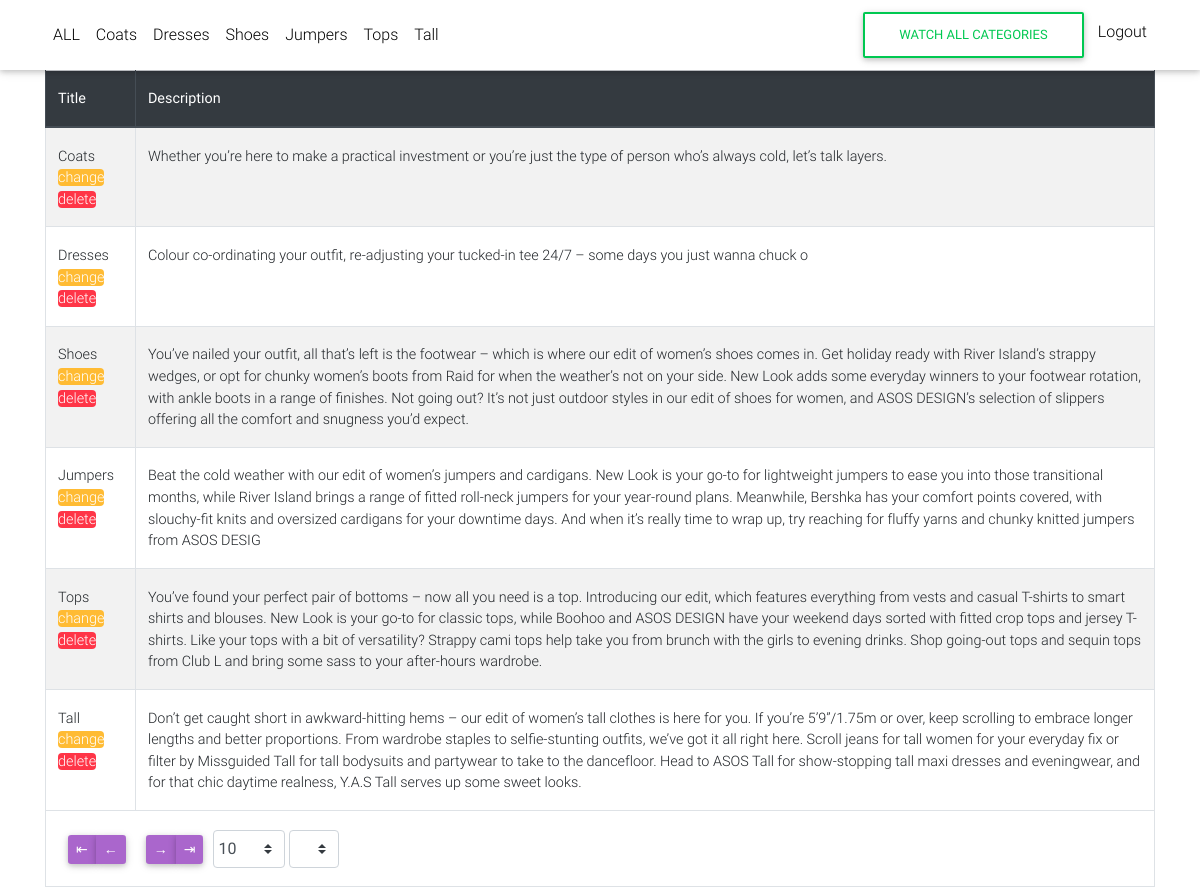
Page /categories/ (signed in) on the committed database.
### core/models.py (models this page shows, shortened)
class Category(models.Model):
    title = models.CharField(max_length=150, unique=True)
    description = models.TextField()

### core/views.py (the view)
# urls.py: url(r'^categories/$', categories, name='categories')
@login_required
def categories(request):
    categories = Category.objects.all()
    user = request.user
    return render(request, 'categories.html', {'categories' : categories} )

### templates/categories.html (shortened to what this page needs)
{% extends "base.html" %}
{% block content %}
    <div class="container">
        <table class="table table-bordered table-striped">
            <thead class="thead-dark">
            <tr>
                <th>Title</th>
                <th>Description</th>
            </tr>
            </thead>
            <tfoot>
            <tr>
                <th colspan="6" class="ts-pager">
                    <div class="form-inline">
                        <div class="btn-group btn-group-sm mx-1" role="group">
                            <button type="button" class="btn btn-secondary first" title="first">⇤</button>
                            <button type="button" class="btn btn-secondary prev" title="previous">←</button>
                        </div>
                        <div class="btn-group btn-group-sm mx-1" role="group">
                            <button type="button" class="btn btn-secondary next" title="next">→</button>
                            <button type="button" class="btn btn-secondary last" title="last">⇥</button>
                        </div>
                        <select class="form-control-sm custom-select px-1 pagesize" title="Select page size">
                            <option selected="selected" value="10">10</option>
                        </select>
                        <select class="form-control-sm custom-select px-4 mx-1 pagenum"
                                title="Select page number"></select>
                    </div>
                </th>
            </tr>
            </tfoot>
            <tbody>
            {% for category in categories %}
                <tr>
                    <td>{{ category.title }}
                        <div>
                            {% if request.user.is_superuser %}
                                <a class="badge-warning rounded" href="../admin/core/category/{{ category.id }}/change/" target="_blank">change</a>
                                <a class="badge-danger rounded" href="../admin/core/category/{{ category.id }}/delete/" target="_blank">delete</a>
                            {% endif %}
                        </div>
                    </td>
                    <td>{{ category.description }}</td>
                </tr>
            {% endfor %}
            </tbody>
        </table>
    </div>
{% endblock %}

### templates/navbar.html (shortened to what this page needs)
{% if request.user.is_authenticated %}
    <div>
        <nav class="navbar  navbar-expand-lg navbar-light white scrolling-navbar">
            <div class="container">
                <div class="collapse navbar-collapse" id="navbarSupportedContent">
                    <ul class="navbar-nav mr-auto">
                        <li class="nav-item">
                            <a class="nav-link"
                               href="{% url 'items' %}">ALL</a>
                        </li>
                        {% for category in categories %}
                            <li class="nav-item">
                                <a class="nav-link"
                                   href="{% url 'items' %}?category={{ category.title }}">{{ category.title }}</a>
                            </li>
                        {% endfor %}
                    </ul>
                    <ul class="navbar-nav ml-auto">
                        <a class="btn btn-outline-success my-2 my-sm-0" href="{% url 'categories' %}">WATCH ALL
                            CATEGORIES</a>
                        <li class="nav-item">
                            <a class="nav-link waves-effect" href="{% url 'account_logout' %}">
                                <span class="clearfix d-none d-sm-inline-block"> Logout </span>
                            </a>
                        </li>
                    </ul>
                </div>
            </div>
        </nav>
    </div>
{% endif %}

### templates/base.html (style rules this page uses)
html, body, header, .carousel { height: 60vh; }

### rows in the picture
Category: title "Coats", description "Whether you’re here to make a practical investment or you’re just the type of person who’s always cold, let’s talk layers."
Category: title "Dresses", description "Colour co-ordinating your outfit, re-adjusting your tucked-in tee 24/7 – some days you just wanna chuck o"
Category: title "Shoes", description "You’ve nailed your outfit, all that’s left is the footwear – which is where our edit of women’s shoes comes in. Get holiday ready with River Island’s strappy wedges, or opt for chunky women’s boots from Raid for when the weather’s not on your side. New Look adds some everyday winners to your footwear rotation, with ankle boots in a range of finishes. Not going out? It’s not just outdoor styles in our edit of shoes for women, and ASOS DESIGN’s selection of slippers offering all the comfort and snugness you’d expect."
Category: title "Jumpers", description "Beat the cold weather with our edit of women’s jumpers and cardigans. New Look is your go-to for lightweight jumpers to ease you into those transitional months, while River Island brings a range of fitted roll-neck jumpers for your year-round plans. Meanwhile, Bershka has your comfort points covered, with slouchy-fit knits and oversized cardigans for your downtime days. And when it’s really time to wrap up, try reaching for fluffy yarns and chunky knitted jumpers from ASOS DESIG"
Category: title "Tops", description "You’ve found your perfect pair of bottoms – now all you need is a top. Introducing our edit, which features everything from vests and casual T-shirts to smart shirts and blouses. New Look is your go-to for classic tops, while Boohoo and ASOS DESIGN have your weekend days sorted with fitted crop tops and jersey T-shirts. Like your tops with a bit of versatility? Strappy cami tops help take you from brunch with the girls to evening drinks. Shop going-out tops and sequin tops from Club L and bring some sass to your after-hours wardrobe."
Category: title "Tall", description "Don’t get caught short in awkward-hitting hems – our edit of women’s tall clothes is here for you. If you’re 5’9”/1.75m or over, keep scrolling to embrace longer lengths and better proportions. From wardrobe staples to selfie-stunting outfits, we’ve got it all right here. Scroll jeans for tall women for your everyday fix or filter by Missguided Tall for tall bodysuits and partywear to take to the dancefloor. Head to ASOS Tall for show-stopping tall maxi dresses and eveningwear, and for that chic daytime realness, Y.A.S Tall serves up some sweet looks."
